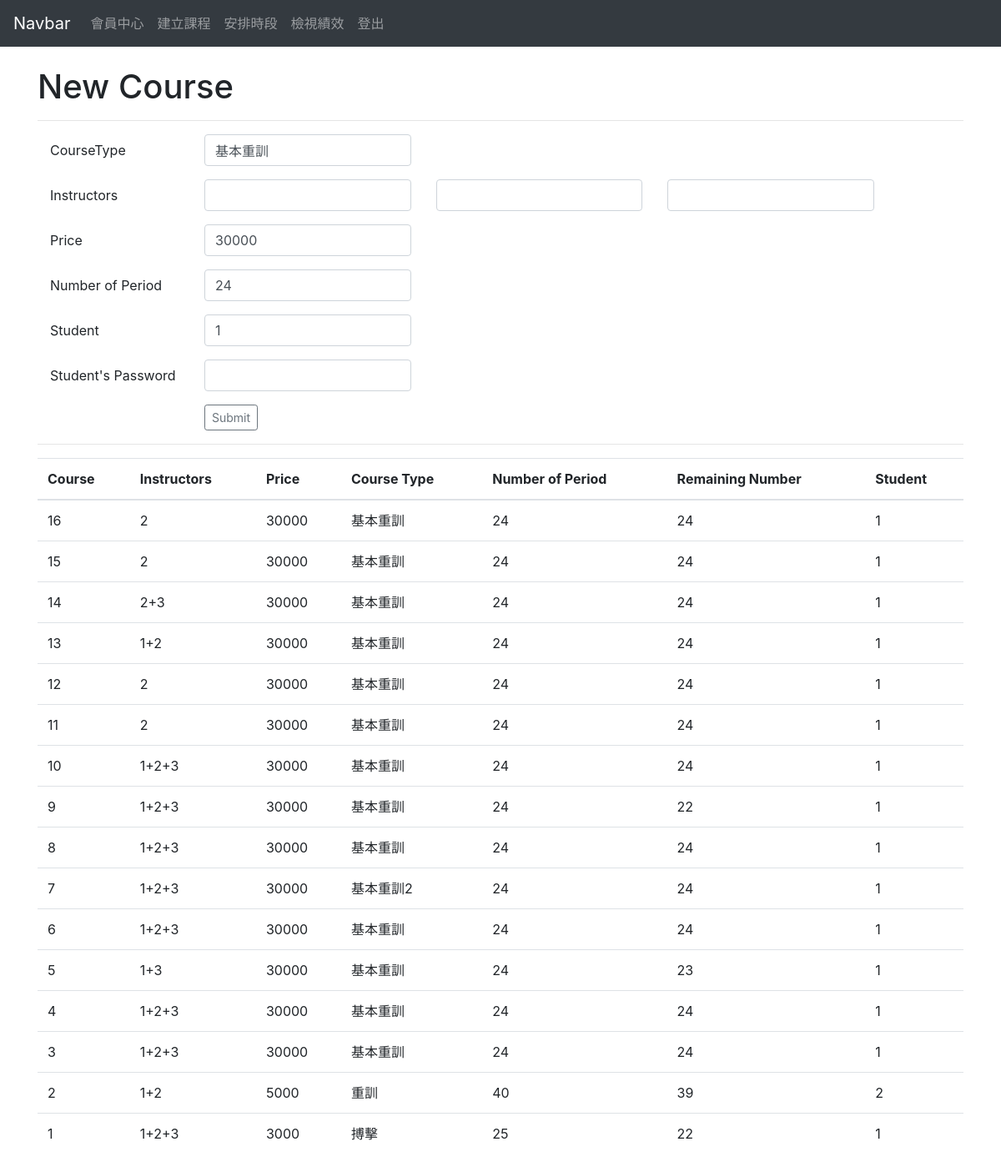
Page /Instructor/NewCourse.php on the earlier database version.
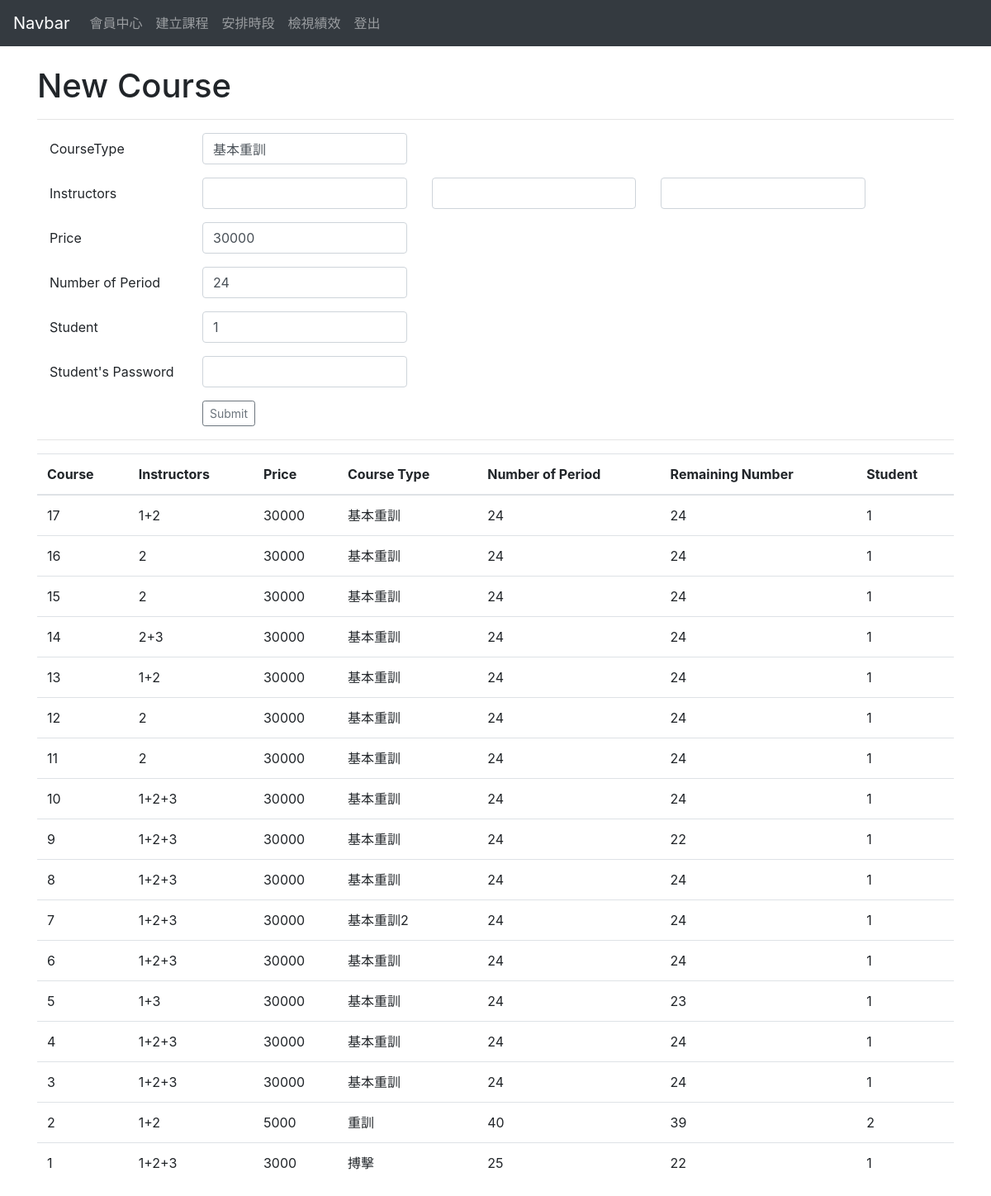
Same page on the later database version.
### tables this page shows
CREATE TABLE `course` (
  `Course_ID` int(6) NOT NULL,
  `M_ID` int(6) NOT NULL,
  `Price` int(6) NOT NULL,
  `Course_Type` varchar(40) DEFAULT NULL,
  `Number_of_Period` int(3) NOT NULL,
  `Remaining_Number` int(3) NOT NULL,
  `Open_Time` datetime NOT NULL DEFAULT CURRENT_TIMESTAMP
);

### Instructor/NewCourse.php (the view, shortened to what this page needs)
<?php
	require_once('database.php');
?>
<!DOCTYPE html>
<html lang="en">
<head>
    <link rel="stylesheet" href="https://stackpath.bootstrapcdn.com/bootstrap/4.1.3/css/bootstrap.min.css">
</head>
<body>
<?php echo file_get_contents('../navbar_I.html'); ?>
<div class="container">
<br>
<h1>New Course</h1>
<hr>
<form action="NewCourse.php" method="POST">
	<div class="container">
			<div class="form-group row">
				<label class="col-sm-2 col-form-label">CourseType</label>
				<div class="col-sm-3">
					<input class="form-control" type="text" name="CourseType" value="基本重訓"/>
				</div>
			</div>
			<div class="form-group row">
				<label class="col-sm-2 col-form-label">Instructors</label>
				<div class="col-sm-3">
					<input class="form-control" type="text" name="Instructors1"value=' <?php echo $_SESSION['ID'];?>' />
				</div>
				<div class="col-sm-3">
					<input class="form-control" type="text" name="Instructors2" />
				</div>
				<div class="col-sm-3">
					<input class="form-control" type="text" name="Instructors3"  />
				</div>
			</div>
			<div class="form-group row">
				<label class="col-sm-2 col-form-label">Price</label>
				<div class="col-sm-3">
					<input class="form-control" type="text" name="Price" value=30000 />
				</div>
			</div>
			<div class="form-group row">
				<label class="col-sm-2 col-form-label">Number of Period</label>
				<div class="col-sm-3">
					<input class="form-control" type="text" name="NumberofPeriod"  value=24 />
				</div>
			</div>
			<div class="form-group row">
				<label class="col-sm-2 col-form-label">Student</label>
				<div class="col-sm-3">
					<input class="form-control" type="text" name="Student" value=1 />
				</div>
			</div>
			<div class="form-group row">
				<label class="col-sm-2 col-form-label">Student's Password</label>
				<div class="col-sm-3">
					<input class="form-control" type="password" name="StudentPassword"  />
				</div>
			</div>
			<div class="form-group row">
				<label class="col-sm-2 col-form-label"></label>
				<div class="col-sm-3">
					<input class='btn btn-outline-secondary btn-sm' type="submit" value="Submit" />
				</div>
			</div>
	</div>
<hr>
<table class="table table-hover">
	<thead>
	<tr>
		<th>Course</th>
		<th>Instructors</th>
		<th>Price</th>
		<th>Course Type</th>
		<th>Number of Period</th>
		<th>Remaining Number</th>
		<th>Student</th>
	</tr>
	</thead>
	<tbody>
	<?php
		$result = mysqli_query($mysqli, "SELECT course.Course_ID, GROUP_CONCAT(compose.I_ID SEPARATOR '+'), Price, Course_Type, Number_of_Period, Remaining_Number, course.M_ID
		FROM `course`, `member`, `compose`
		WHERE course.M_ID = member.M_ID AND course.Course_ID = compose.Course_ID
		GROUP BY course.Course_ID
		ORDER BY course.Course_ID DESC;
		");
		while($query_data = mysqli_fetch_row($result)) {
		  echo "<tr>";
		  echo "<td>",$query_data[0], "</td>",
			   "<td>",$query_data[1], "</td>",
			   "<td>",$query_data[2], "</td>",
			   "<td>",$query_data[3], "</td>",
			   "<td>",$query_data[4], "</td>",
			   "<td>",$query_data[5], "</td>",
			   "<td>",$query_data[6], "</td>";
		  echo "</tr>";
		}
	?>
  	</tbody>
</table>
</div>
</body>
</html>

Differences in the rows shown:
added course: Course_ID "17", query_data "1+2", Price "30000", Course_Type "基本重訓", Number_of_Period "24", Remaining_Number "24", M_ID "1"
